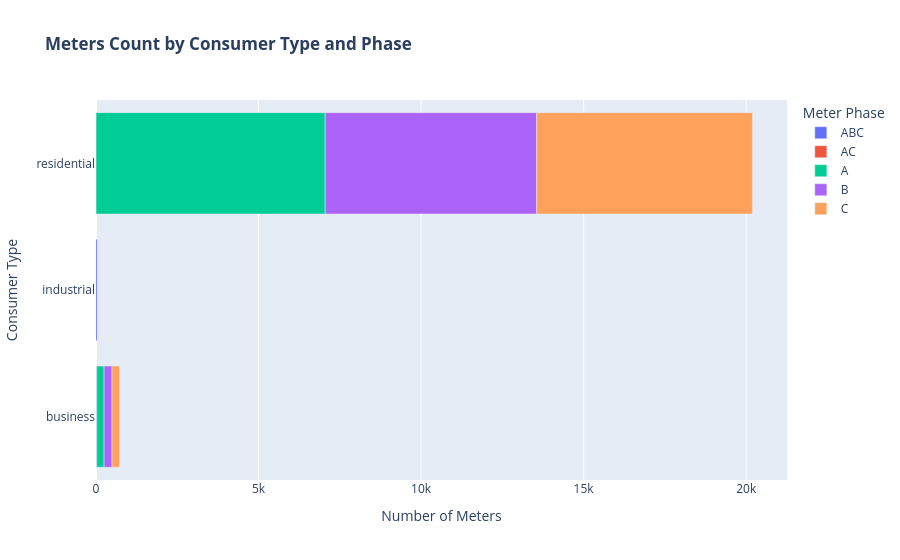

The notebook cell saved with this chart:
### Code cell
# Plot the breakdown of meters per phase and per consumer type. 
fig = px.bar(df_meters, x='number_of_meters', y='consumer_type', color='phases', orientation='h',
             title='<b>Meters Count by Consumer Type and Phase<b>', 
             labels={'consumer_type':'Consumer Type', 
                         'number_of_meters': 'Number of Meters', 
                         'phases':'Meter Phase'})
fig.show()

### Figure 1 — Plotly figure (JSON) as saved in the notebook; plotly's stock layout.template omitted (floating-point values rounded to 4 significant figures)
{"data": [{"hovertemplate": "Meter Phase=ABC<br>Number of Meters=%{x}<br>Consumer Type=%{y}<extra></extra>", "legendgroup": "ABC", "marker": {"color": "#636efa", "pattern": {"shape": ""}}, "name": "ABC", "orientation": "h", "showlegend": true, "textposition": "auto", "type": "bar", "x": [23, 46, 1], "xaxis": "x", "y": ["business", "industrial", "residential"], "yaxis": "y"}, {"hovertemplate": "Meter Phase=AC<br>Number of Meters=%{x}<br>Consumer Type=%{y}<extra></extra>", "legendgroup": "AC", "marker": {"color": "#EF553B", "pattern": {"shape": ""}}, "name": "AC", "orientation": "h", "showlegend": true, "textposition": "auto", "type": "bar", "x": [2, 3, 1], "xaxis": "x", "y": ["business", "industrial", "residential"], "yaxis": "y"}, {"hovertemplate": "Meter Phase=A<br>Number of Meters=%{x}<br>Consumer Type=%{y}<extra></extra>", "legendgroup": "A", "marker": {"color": "#00cc96", "pattern": {"shape": ""}}, "name": "A", "orientation": "h", "showlegend": true, "textposition": "auto", "type": "bar", "x": [224, 2, 7047], "xaxis": "x", "y": ["business", "industrial", "residential"], "yaxis": "y"}, {"hovertemplate": "Meter Phase=B<br>Number of Meters=%{x}<br>Consumer Type=%{y}<extra></extra>", "legendgroup": "B", "marker": {"color": "#ab63fa", "pattern": {"shape": ""}}, "name": "B", "orientation": "h", "showlegend": true, "textposition": "auto", "type": "bar", "x": [245, 6506], "xaxis": "x", "y": ["business", "residential"], "yaxis": "y"}, {"hovertemplate": "Meter Phase=C<br>Number of Meters=%{x}<br>Consumer Type=%{y}<extra></extra>", "legendgroup": "C", "marker": {"color": "#FFA15A", "pattern": {"shape": ""}}, "name": "C", "orientation": "h", "showlegend": true, "textposition": "auto", "type": "bar", "x": [228, 1, 6638], "xaxis": "x", "y": ["business", "industrial", "residential"], "yaxis": "y"}], "layout": {"barmode": "relative", "legend": {"title": {"text": "Meter Phase"}, "tracegroupgap": 0}, "title": {"text": "<b>Meters Count by Consumer Type and Phase<b>"}, "xaxis": {"anchor": "y", "domain": [0, 1], "title": {"text": "Number of Meters"}}, "yaxis": {"anchor": "x", "domain": [0, 1], "title": {"text": "Consumer Type"}}}}
